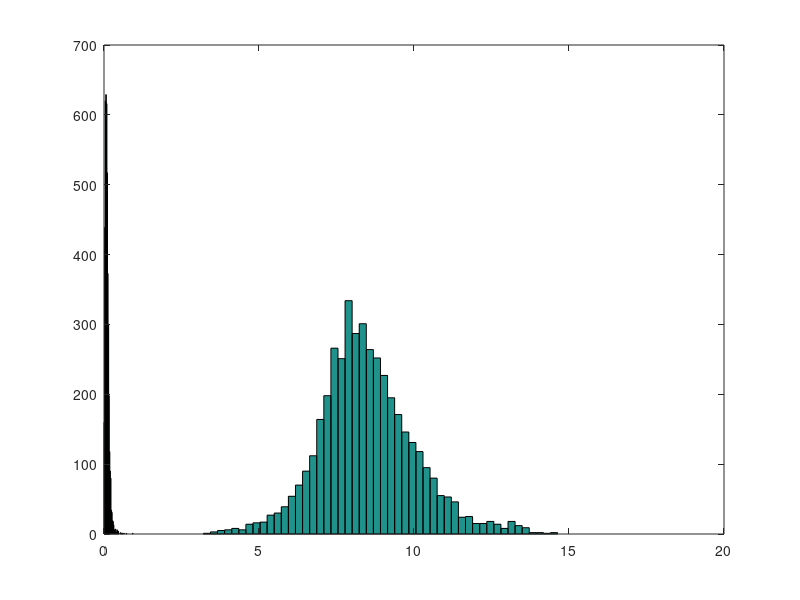

The MATLAB script that drew this image: (Note: this script raises an error after producing the figure.)
% Exercise 9 - Slaven Cvijetic, 26.04.2017
% The statistical part was difficult.

load('ex9.mat');

% PART 1.1
% mean(expression.strain01,1);
mvec = mean(expression.strain01,2); % if dim=2, then we calculate the mean of
% every row. This gives 4297 means. That's what we want, since there are
% 4297 genes.

% std(expression.strain01,0,1);
svec = std(expression.strain01,0,2);

% PART 1.2
hist(mvec, 50);
hold on
hist(svec, 50);
hold off

% PART 1.3
%stdvec = [];
%names = [];
%N_ = size(svec);
%N = N_(0)
%Tried to create an own function, but there was some unknown error...
%stdvec, names = search_genes(svec,0.6,genes,N)

stdvec_ind = find(svec>0.6);
names = genes(stdvec_ind);
display(names)

% PART 1.4
ind_dinI = find(ismember(genes, 'dinI'));
ind_rydC = find(ismember(genes, 'rydC'));

std_dinI_01 = svec(ind_dinI);
std_rydC_01 = svec(ind_rydC);

mean_dinI_01 = mvec(ind_dinI);
mean_rydC_01 = mvec(ind_rydC);

% The same for strain04.

mvec04 = mean(expression.strain04, 2);
svec04 = std(expression.strain04, 0, 2);

std_dinI_04 = svec04(ind_dinI);
mean_dinI_04 = mvec04(ind_dinI);

std_rydC_04 = svec04(ind_rydC);
mean_rydC_04 = mvec04(ind_rydC);

%PART 1.5
alpha = 0.05;
n = 3;
t1 = abs(mean_dinI_01 - mean_dinI_04)/(sqrt(std_dinI_01^2 + std_dinI_04^2)/n);
t2  = abs(mean_rydC_01 - mean_rydC_04)/(sqrt(std_rydC_01^2 + std_rydC_04^2)/n);

p1 = 2 - 2*tcdf(t1,4);
p2 = 2 - 2*tcdf(t2,4);

change_indI01 = 2^(expression.strain01(ind_dinI,3)/expression.strain01(ind_dinI,1));
change_indI04 = 2^(expression.strain04(ind_dinI,3)/expression.strain04(ind_dinI,1));
change_rydC01 = 2^(expression.strain01(ind_rydC,3)/expression.strain01(ind_rydC,1));
change_rydC04 = 2^(expression.strain04(ind_rydC,3)/expression.strain04(ind_rydC,1));

%since t1, t2, p1, p2 are calculated using data from a log2 scale, we need
%to modify these values to a linear scale.

p1_ = 2^p1;
p2_ = 2^p2;

%Since we have calculated t, we can define the interval K = [-inf, -t] u
%[t,+inf]. If p_ is in K, then we have a significant change.

%from a table we find t = 3.182 with alpha = 0.05 and n = df = 3.
t = 3.182;
display(t1)
display(t2)
display(t)
display(-t)

%the change in indI is significant.

%PART 2.1
PValues01 = mattest(expression.strain01(:,3),expression.strain01(:,1), 'VarType', 'equal');
PValues04 = mattest(expression.strain04(:,3),expression.strain04(:,1), 'VarType', 'equal');

%PART 2.2
struc1 = mavolcanoplot(expression.strain01(:,3),expression.strain01(:,1), PValues01, 'Labels', genes);
struc2 = mavolcanoplot(expression.strain04(:,3),expression.strain04(:,1), PValues01, 'Labels', genes);

%PART 2.3
m = 2;
FWER = alpha/m;
t_FWER = 4.541;

%PART 2.4
